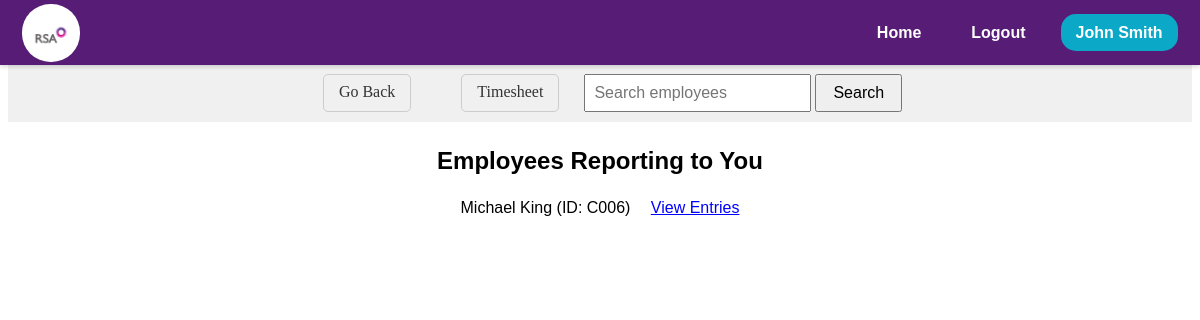
Page /timesheet/manage_repotree (signed in) on the committed database.
### models.py (models this page shows, shortened)
class EMPWD(db.Model, UserMixin):
    __tablename__ = 'EMPWD'
    EMPID = db.Column(db.String(255), primary_key=True)
    username = db.Column(db.String(255), unique=True, nullable=False)
    EName = db.Column(db.String(255))
    DOJRS = db.Column(db.Date)
    DOJSIPL = db.Column(db.Date, nullable=True)
    Profile = db.Column(db.String(255))
    Status = db.Column(db.String(50))
    SIPLLevel = db.Column(db.String(50))
    RSALevel = db.Column(db.String(50))
    EEMail = db.Column(db.String(255))
    IEMail = db.Column(db.String(255))
    Landline = db.Column(db.String(20))
    Mobile = db.Column(db.String(20))
    Ext = db.Column(db.String(10))
    Secretary = db.Column(db.String(255))
    SecretaryID = db.Column(db.String(255))
    SystemID = db.Column(db.String(255))
    Password = db.Column(db.String(255), nullable=False)
    Team = db.Column(db.String(255))
    LineManager = db.Column(db.String(255))
    LineManagerID = db.Column(db.String(255))
    AlternateContatName = db.Column(db.String(255))
    AlternateContatID = db.Column(db.String(255))
    DateofLeavingRSAASIPL = db.Column(db.Date)
    ReasonforLeaving = db.Column(db.String(255))
    LineManager2 = db.Column(db.String(255))
    ITAdmin = db.Column(db.String(255))
    HRAdmin = db.Column(db.String(255))
    TrnAdmin = db.Column(db.String(255))
    FinAdmin = db.Column(db.String(255))
    Field6 = db.Column(db.String(255))
    Field7 = db.Column(db.String(255))

### app.py (the view)
@app.route('/timesheet/manage_repotree', methods=['GET', 'POST'])
@login_required
def manage_repotree():
    search_term = request.form.get('search', '').strip()
    query = EMPWD.query.filter_by(LineManagerID=current_user.EMPID)
    if search_term:
        query = query.filter(EMPWD.EName.ilike(f"%{search_term}%"))
    employees = query.all()
    return render_template('timesheet/timesheet-manager/manage_repotree.html', employees=employees, search_term=search_term, user=current_user)

### app.py (called while the page is built)
@app.before_request
def session_management():
    session.permanent = True

@login_manager.user_loader
def load_user(user_id):
    session = db.session
    return session.get(EMPWD, user_id)

### templates/timesheet/timesheet-manager/manage_repotree.html (shortened to what this page needs)
<!DOCTYPE html>
<html lang="en">
  <head>
    <link
      rel="stylesheet"
      href="{{ url_for('static', filename='css/timesheet/ManageRepotree/ManageRepotree.CSS') }}"
    />
  </head>
  <body>
    {% include 'navbar/navbar.html' %}
    <nav class="ts-nav-container">
      <div class="ts-nav-center">
        <a onclick="history.back(-1)" class="ts-nav-link">Go Back</a>
        <a href="/timesheet" class="ts-nav-link">Timesheet</a>
        <form
          method="POST"
          action="{{ url_for('manage_repotree') }}"
          class="ts-manager-view-form"
        >
          <input
            type="text"
            name="search"
            placeholder="Search employees"
            value="{{ search_term }}"
            class="ts-manager-view-input"
          />
          <button type="submit" class="ts-manager-view-button">Search</button>
        </form>
      </div>
    </nav>
    <div class="ts-manager-view-body">
      <div class="ts-manager-view-container">
        <h2 class="ts-manager-view-subtitle">Employees Reporting to You</h2>
        <ul class="ts-manager-view-list">
          {% for employee in employees %}
          <li class="ts-manager-view-list-item">
            {{ employee.EName }} (ID: {{ employee.EMPID }})
            <a
              href="{{ url_for('employee_entries', emp_id=employee.EMPID) }}"
              class="ts-manager-view-link"
            >
              View Entries
            </a>
          </li>
          {% endfor %}
        </ul>
      </div>
    </div>
  </body>
</html>

### templates/navbar/navbar.html (shortened to what this page needs)
<!DOCTYPE html>
<html lang="en">
  <head>
    <link
      rel="stylesheet"
      href="{{ url_for('static', filename='css/navbar/navbar.css') }}"
    />
  </head>
  <body>
    <header id="navbar">
      <nav class="navbar-container container">
        <a href="/home" class="home-link">
          <div class="navbar-logo">
            <img
              src="{{ url_for('static', filename='images/logo.png') }}"
              alt="Logo"
            />
          </div>
        </a>
        <div class="navbar-links">
          <a class="navbar-link" href="/home">Home</a>
          <a class="navbar-link" href="/logout">Logout</a>
          <div class="navInfo" data-toggle="false">
            <a class="navbar-link-name" href="#">
              <span>{{user.EName}}</span>
            </a>
          </div>
        </div>
      </nav>
    </header>
  </body>
</html>

### static/css/navbar/navbar.css (style rules this page uses)
#navbar { --navbar-bg-color: #571c75; --navbar-text-color: #fff; --navbar-text-color-focus: #fff; --navbar-bg-contrast: rgb(255, 0, 85); position: fixed; top: 0; left: 0; right: 0; height: 65px; background-color: var(--navbar-bg-color); box-shadow: 0 2px 4px rgba(0, 0, 0, 0.15); z-index: 99; font-weight: 700; font-family: sans-serif; }
.navbar-container { display: flex; justify-content: space-between; align-items: center; height: 100%; padding: 0 1.4rem; }
.home-link { display: flex; align-items: center; }
.navbar-logo { background-color: var(--navbar-text-color-focus); border-radius: 49%; width: 58px; height: 58px; margin-right: 0.5em; }
.navbar-logo img { width: 46px; margin-top: 0.55rem; margin-left: 0.34rem; }
.navbar-links { display: flex; align-items: center; gap: 20px; }
.navbar-link { color: var(--navbar-text-color); text-decoration: none; border-radius: 15px; padding: 10px 15px; transition: background-color 0.3s ease; border-radius: 15px; }
.navbar-link-name { background-color: #0ca8c7; color: #fff; padding: 10px 15px; border-radius: 15px; text-decoration: none; }
.navInfo { position: relative; color: black; }

### rows in the picture
EMPWD: EName "John Smith"
EMPWD: EName "Michael King", EMPID "C006"
